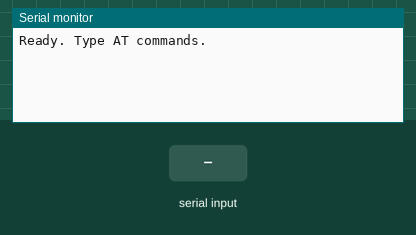
Simulated run of this sketch. Board: Arduino Uno, built with avr-gcc and run on an emulated ATmega328P. Shown: the last lines printed to the serial monitor. Inputs (shaded band) come from the test bench.

Above: at 1.2 s.
1.3 s: "1" received over the second serial link
At 2.2 s:
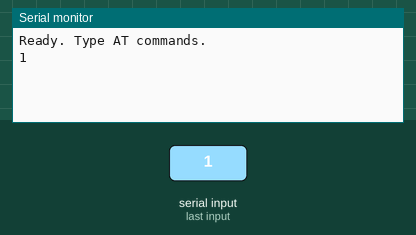
2.8 s: "0" received over the second serial link
At 3.3 s:
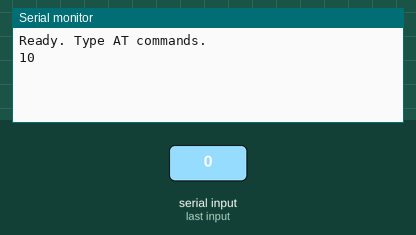

Measured:
- after the input at 1.3 s, the serial monitor: prints a new line at once (image 1)
- after the input at 2.8 s, the serial monitor: prints a new line at once (image 2)

The sketch:

ESP01_Example.ino
```cpp
#include <SoftwareSerial.h>

SoftwareSerial esp(2, 3); // RX, TX

void setup() {
  Serial.begin(9600); // PC 모니터용
  esp.begin(9600);    // ESP-01 통신

  Serial.println("Ready. Type AT commands.");
}

void loop() {
  if (Serial.available()) {
    esp.write(Serial.read());  // PC → ESP
  }
  if (esp.available()) {
    Serial.write(esp.read());  // ESP → PC
  }
}
```
